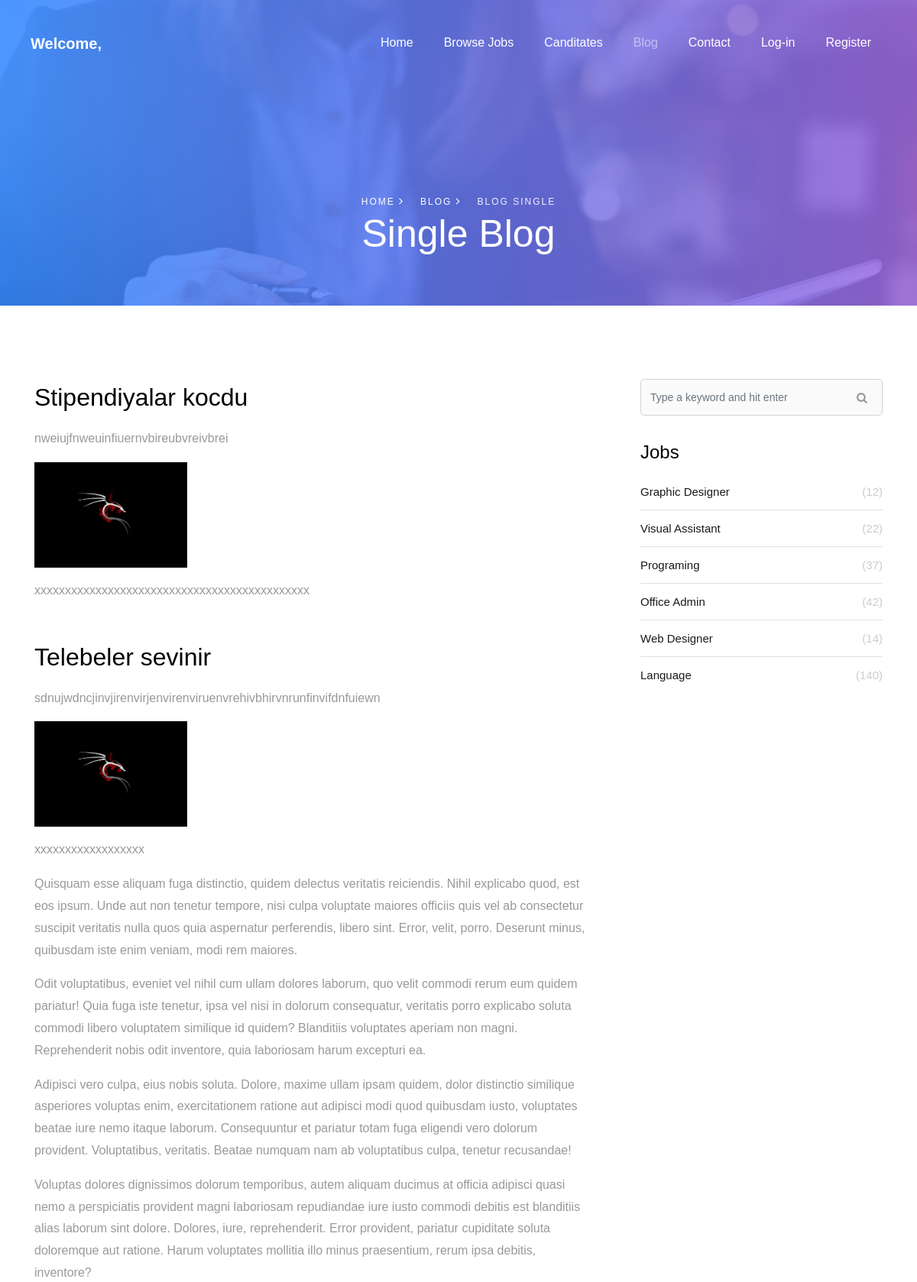
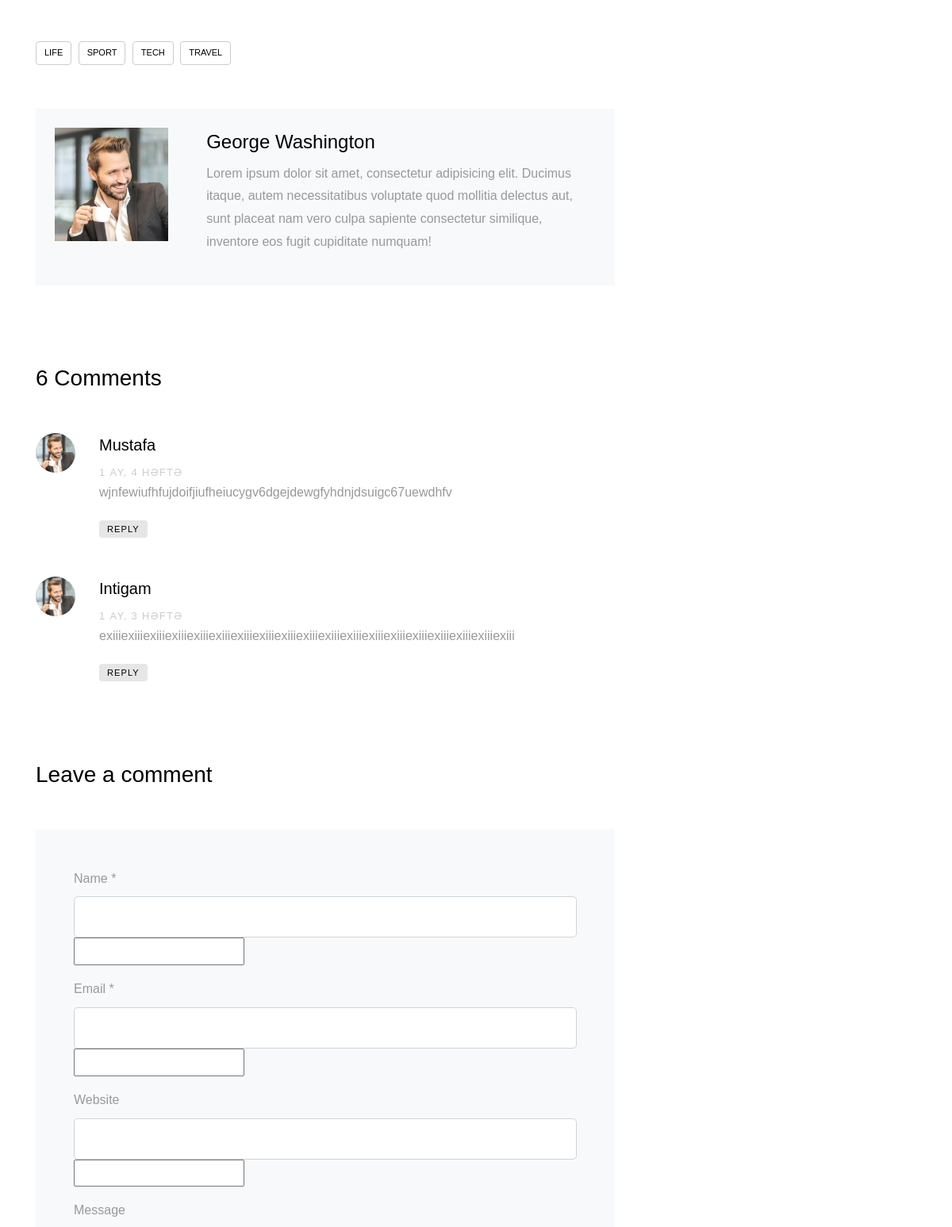
Page /blog/blog-single/stip-koc (upper part) on the committed database (2 pictures, top to bottom).
### blog/models.py (models this page shows, shortened)
class Blog(models.Model):
    image = models.ImageField(upload_to='media/')
    title = models.CharField(max_length=100, verbose_name='Title')
    description = RichTextUploadingField()
    title2 = models.CharField(max_length=100, verbose_name='Title 2')
    description2 = RichTextUploadingField()
    slug = models.SlugField()

class Comment(models.Model):
    blog = models.ForeignKey(Blog, on_delete=models.CASCADE)
    name = models.CharField(max_length=100, verbose_name='Name')
    email = models.EmailField()
    website = models.CharField(max_length=150, verbose_name='Website')
    message = models.TextField()
    created_at = models.DateTimeField(auto_now_add=True)
    slug = models.SlugField()

### blog/views.py (the view)
# urls.py: path('blog-single/<slug:slug>', bl_detail, name='blog-single'),
def bl_detail(request, slug):
    blog = Blog.objects.filter(slug=slug)
    comment = Comment.objects.filter(blog__slug=slug)
    query = request.GET.get('q')
    if query:
        comment = comment.filter(Q(name__icontains=query) |
                                 Q(message__icontains=query) |
                                 Q(email__icontains=query) |
                                 Q(website__icontains=query)
                                 )
    if request.method == 'POST':
        form = CommentForm(request.POST or None)
        if form.is_valid():
            form.save()
            form = CommentForm()
    else:
        form = CommentForm()
    context = {
        'blog': blog,
        'comment': comment,
        'form': form
    }
    return render(request, 'blog-single.html', context=context)

### blog/forms.py
class CommentForm(forms.ModelForm):
    class Meta:
        model = Comment
        fields = ['name', 'email', 'website', 'message']
        widget = {
            'name': forms.TextInput(attrs={'class': 'form-control', 'id': 'website', 'type': 'url'}),
            'email': forms.TextInput(attrs={'class': 'form-control'}),
            'website': forms.TextInput(attrs={'class': 'form-control'}),
            'message': forms.Textarea(attrs={'class': 'form-control', 'cols': 30, 'rows': 10})
        }

### templates/blog-single.html (shortened to what this page needs)
{% extends 'base.html' %}
{% load static %}
{% block content %}
    <div class="hero-wrap hero-wrap-2" style="background-image: url({% static 'images/bg_1.jpg' %});" data-stellar-background-ratio="0.5">
      <div class="overlay"></div>
      <div class="container">
        <div class="row no-gutters slider-text align-items-end justify-content-start">
          <div class="col-md-12 ftco-animate text-center mb-5">
          	<p class="breadcrumbs mb-0"><span class="mr-3"><a href="index.html">Home <i class="ion-ios-arrow-forward"></i></a></span> <span class="mr-3"><a href="blog.html">Blog <i class="ion-ios-arrow-forward"></i></a></span> <span>Blog Single</span></p>
            <h1 class="mb-3 bread">Single Blog</h1>
          </div>
        </div>
      </div>
    </div>
		<section class="ftco-section ftco-degree-bg">
      <div class="container">
        <div class="row">
          {% for item in blog %}
          <div class="col-md-8 ftco-animate">
            <h2 class="mb-3">{{ item.title }}</h2>
            <p>{{ item.description|safe }}</p>
            <h2 class="mb-3 mt-5">{{ item.title2 }}</h2>
            <p>{{ item.description2|safe }}</p>
{% endfor %}
            <p>Quisquam esse aliquam fuga distinctio, quidem delectus veritatis reiciendis. Nihil explicabo quod, est eos ipsum. Unde aut non tenetur tempore, nisi culpa voluptate maiores officiis quis vel ab consectetur suscipit veritatis nulla quos quia aspernatur perferendis, libero sint. Error, velit, porro. Deserunt minus, quibusdam iste enim veniam, modi rem maiores.</p>
            <p>Odit voluptatibus, eveniet vel nihil cum ullam dolores laborum, quo velit commodi rerum eum quidem pariatur! Quia fuga iste tenetur, ipsa vel nisi in dolorum consequatur, veritatis porro explicabo soluta commodi libero voluptatem similique id quidem? Blanditiis voluptates aperiam non magni. Reprehenderit nobis odit inventore, quia laboriosam harum excepturi ea.</p>
            <p>Adipisci vero culpa, eius nobis soluta. Dolore, maxime ullam ipsam quidem, dolor distinctio similique asperiores voluptas enim, exercitationem ratione aut adipisci modi quod quibusdam iusto, voluptates beatae iure nemo itaque laborum. Consequuntur et pariatur totam fuga eligendi vero dolorum provident. Voluptatibus, veritatis. Beatae numquam nam ab voluptatibus culpa, tenetur recusandae!</p>
            <p>Voluptas dolores dignissimos dolorum temporibus, autem aliquam ducimus at officia adipisci quasi nemo a perspiciatis provident magni laboriosam repudiandae iure iusto commodi debitis est blanditiis alias laborum sint dolore. Dolores, iure, reprehenderit. Error provident, pariatur cupiditate soluta doloremque aut ratione. Harum voluptates mollitia illo minus praesentium, rerum ipsa debitis, inventore?</p>
            <div class="tag-widget post-tag-container mb-5 mt-5">
              <div class="tagcloud">
                <a href="#" class="tag-cloud-link">Life</a>
                <a href="#" class="tag-cloud-link">Sport</a>
                <a href="#" class="tag-cloud-link">Tech</a>
                <a href="#" class="tag-cloud-link">Travel</a>
              </div>
            </div>
            <div class="about-author d-flex p-4 bg-light">
              <div class="bio mr-5">
                <img src="{% static 'images/person_1.jpg' %}" alt="Image placeholder" class="img-fluid mb-4">
              </div>
              <div class="desc">
                <h3>George Washington</h3>
                <p>Lorem ipsum dolor sit amet, consectetur adipisicing elit. Ducimus itaque, autem necessitatibus voluptate quod mollitia delectus aut, sunt placeat nam vero culpa sapiente consectetur similique, inventore eos fugit cupiditate numquam!</p>
              </div>
            </div>
            <div class="pt-5 mt-5">
              <h3 class="mb-5">6 Comments</h3>
              {% for i in comment %}
              <ul class="comment-list">
                <li class="comment">
                  <div class="vcard bio">
                    <img src="{% static 'images/person_1.jpg' %}" alt="Image placeholder">
                  </div>
                  <div class="comment-body">
                    <h3>{{ i.name }}</h3>
                    <div class="meta">{{i.created_at|timesince}}</div>
                    <p>{{ i.message }}</p>
                    <p><a href="#" class="reply">Reply</a></p>
                  </div>
                </li>
              </ul>
              {% endfor %}
              <div class="comment-form-wrap pt-5">
                <h3 class="mb-5">Leave a comment</h3>
                <form action="#" class="p-5 bg-light" method="post">
                  <div class="form-group">
                    <label for="name">Name *</label>
                    <input type="text" class="form-control" id="name">
                    {{ form.name }}
                  </div>
                  <div class="form-group">
                    <label for="email">Email *</label>
                    <input type="email" class="form-control" id="email">
                    {{ form.email }}
                  </div>
                  <div class="form-group">
                    <label for="website">Website</label>
                    <input type="url" class="form-control" id="website">
                    {{ form.website }}
                  </div>
                  <div class="form-group">
                    <label for="message">Message</label>
                  </div>
                </form>
              </div>
            </div>
          </div>
          <div class="col-md-4 pl-md-5 sidebar ftco-animate">
            <div class="sidebar-box">
              <form action="#" class="search-form">
                <div class="form-group">
                  <span class="icon icon-search"></span>
                  <input type="text" class="form-control" name="q" placeholder="Type a keyword and hit enter">
                </div>
              </form>
            </div>
            <div class="sidebar-box ftco-animate">
              <div class="categories">
                <h3 class="heading-3">Jobs</h3>
                <li><a href="#">Graphic Designer <span>(12)</span></a></li>
                <li><a href="#">Visual Assistant <span>(22)</span></a></li>
                <li><a href="#">Programing <span>(37)</span></a></li>
                <li><a href="#">Office Admin <span>(42)</span></a></li>
                <li><a href="#">Web Designer <span>(14)</span></a></li>
                <li><a href="#">Language <span>(140)</span></a></li>
              </div>
            </div>
          </div>
        </div>
      </div>
    </section>
 {% endblock content %}

### static/css/icomoon.css (style rules this page uses)
[class^="icon-"], [class*=" icon-"] { font-family: 'icomoon' !important; speak: none; font-style: normal; font-weight: normal; font-variant: normal; text-transform: none; line-height: 1; -webkit-font-smoothing: antialiased; -moz-osx-font-smoothing: grayscale; }
.icon-search:before { content: "\f002"; }

### rows in the picture
Blog: title "Stipendiyalar kocdu", description "nweiujfnweuinfiuernvbireubvreivbrei xxxxxxxxxxxxxxxxxxxxxxxxxxxxxxxxxxxxxxxxxxxxx", description (picture), title2 "Telebeler sevinir", description2 "sdnujwdncjinvjirenvirjenvirenviruenvrehivbhirvnrunfinvifdnfuiewn xxxxxxxxxxxxxxxxxx", description2 (picture)
Comment: name "Mustafa", created_at "1 AY, 4 HƏFTƏ", message "wjnfewiufhfujdoifjiufheiucygv6dgejdewgfyhdnjdsuigc67uewdhfv"
Comment: name "Intigam", created_at "1 AY, 3 HƏFTƏ", message "exiiiexiiiexiiiexiiiexiiiexiiiexiiiexiiiexiiiexiiiexiiiexiiiexiiiexiiiexiiiexiiiexiiiexiiiexiii"
